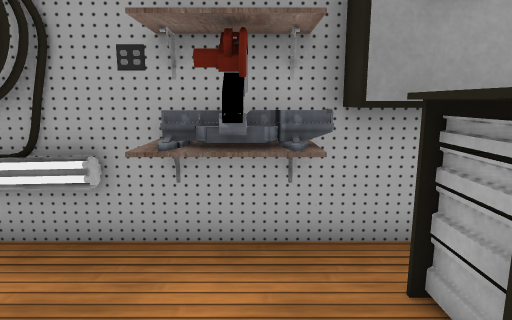
[1] (above)

14 first-person views from a walk through a Unity game level. The camera is 1.2 m above the floor, tilts 10° down and sees 75° across. The floor is counted in squares, 0.5 m on a side. Each view is taken from the middle of a square. On the plan, view 1 faces up. The plan holds only what a view shows up to about 20 squares ahead; the rest is blank. Some surface patterns are stand-ins.

[2]
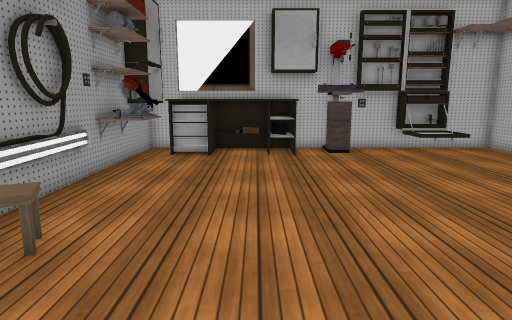

[3]
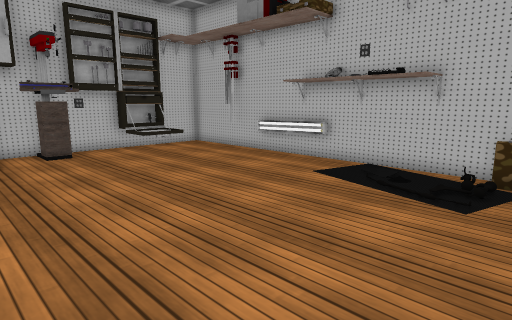

[4]
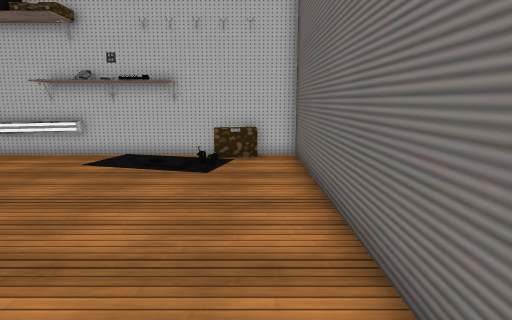

[5]
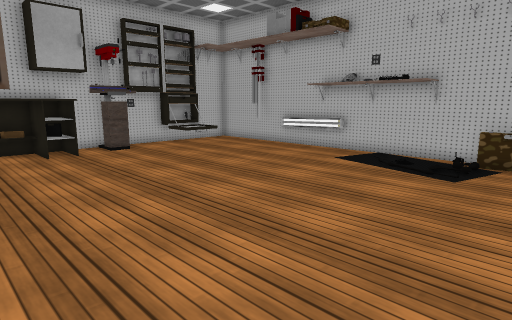

[6]
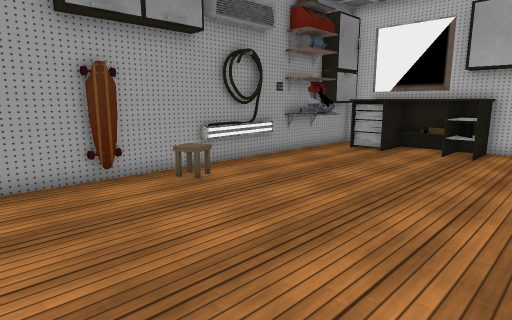

[7]
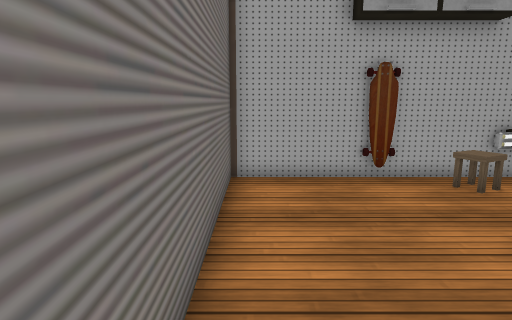

[8]
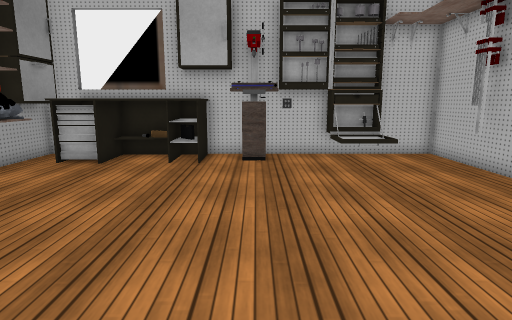

[9]
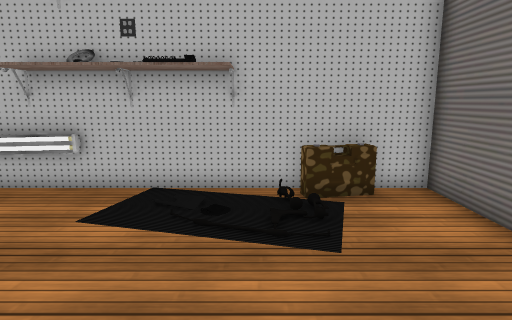

[10]
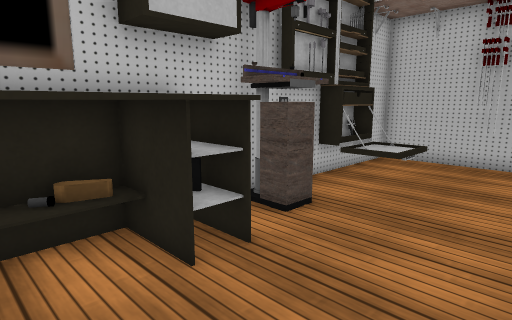

[11]
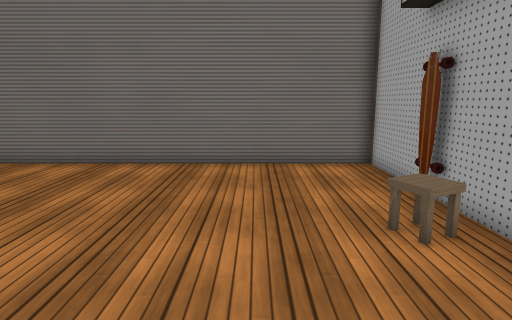

[12]
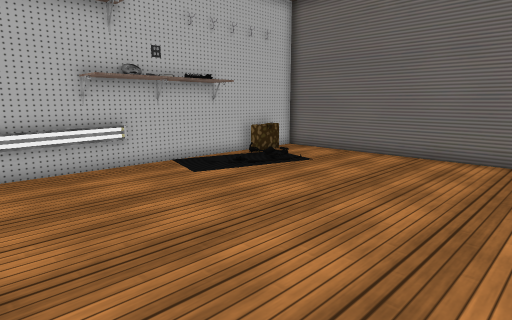

[13]
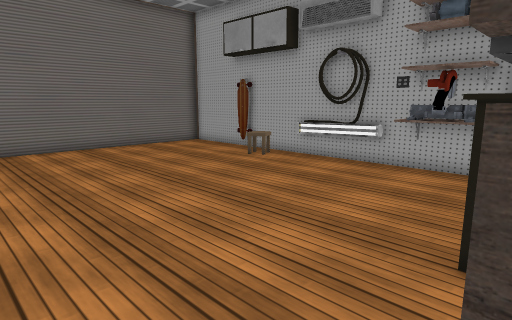

[14]
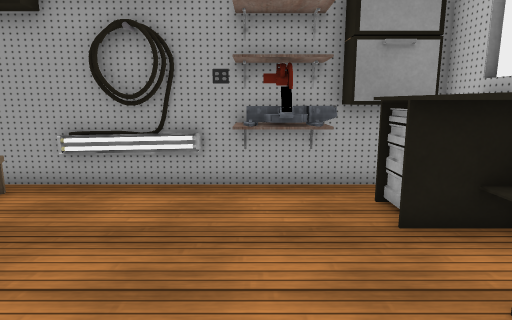

### Floor plan
Points are (right, up) in squares from view 1. A wall is a line through its corners. A room is listed if a view was taken in it or the views show most of it. See-through windows are left out.
Room 1 (views 1, 2, 3, 4, 5, 6, 7, 8, 9, 10, 11, 12, 13, 14)
walls: (2.4, -3.4) (3.5, -3.4); (2.5, -5) (2.5, -3) (3.5, -3); (2.9, -4.4) (2.4, -4.4); (3.3, -5) (3.3, -2.9); (-7.6, -12.1) (4.3, -12.1) (4.3, -9.5); (-3.8, 4.9) (-5.4, 5.3); (-1.3, 4.2) (-1.3, 4.6); (-4.9, 5) (-5.4, 5.3); (0.1, -11.5) (0.9, -11.5); (-4.7, 5.1) (-5.1, 5.3) (-5.9, 5.1); (-0.2, 3.9) (-0.2, 5.1); (-0.1, 3.9) (-0.4, 3.9) (-0.4, 4.8); (-4.7, 5.3) (-5.2, 5.1) (-5.4, 5.3); (-3.5, 5.2) (-3.7, 5); (-3.4, 5.2) (-3.8, 5.6); (-3.3, 5.3) (-3.9, 5.4); (-3.2, 5.3) (-4.1, 5.4); (-3.6, 5.4) (-3.7, 5.3); (-2.5, 5.2) (-6.5, 5.2); (-3.4, 5.4) (-3.6, 5); (-3.4, 5.4) (-3.7, 5.2); (-3.3, 5.4) (-3.8, 5) (-5.4, 5.2); (-3.2, 5.4) (-5.3, 5); (-3.4, 5.5) (-3.7, 5.1) (-4.1, 5.3); (-3.5, 5.6) (-3.6, 5.3) (-3.7, 5.1) (-4.1, 5); (-1.7, 5.2) (-2.3, 5.2); (0.4, 4.2) (-0.7, 4.2); (0.3, 4.4) (-0.1, 4) (-0.3, 4.5); (-9.7, 5.2) (-10.7, 5.2); (1.1, 4.4) (-1.3, 4.4); (4.6, 2.6) (4.6, 4); (4.3, 4.4) (4.3, 5.5) (-14.8, 5.5) (-14.8, -12.1) (-9.4, -12.1)
low walls: (-5.3, -11.9) (-1.3, -11.9); (-0.9, 4.4) (-1.1, 3.9) (-1.3, 4.2); (0.7, 4.4) (0.5, 3.9) (0.3, 4.4) (0.3, 5); (-13.1, -11.4) (-12.5, -11.3)
objects: carpet (-12, -11) to (-9, -10); shelf (-9, -12) to (-5, -11); shelf (-2, 4) to (-2, 5); table (2, -2) to (4, 4); other object (3, -9) to (4, -6)

Positions as (right, up) in squares from view 1, and headings:
1: (0, 0), facing up
2: (-13, 0), facing right
3: (-13, 0), facing down-right
4: (-13, 3), facing down
5: (-14, 3), facing down-right
6: (-14, -5), facing up-right
7: (-14, -5), facing up
8: (-11, -4), facing right
9: (-10, -3), facing down
10: (-2, 2), facing down-right
11: (-2, 1), facing left
12: (0, 0), facing down-left
13: (3, -7), facing up-left
14: (-1, -4), facing up
